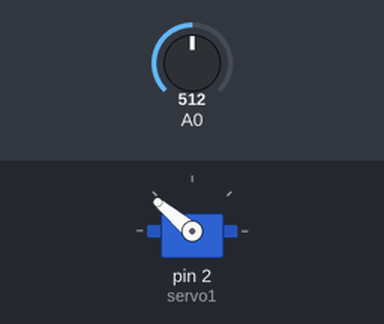
Bench run of a sketch on a simulated Arduino Uno, built with avr-gcc and run on an emulated ATmega328P. On the bench: servo. The inputs (shaded band) are chosen by the test bench; at power-on: A0 = 512.

Above: at 1.2 s.
1.3 s: A0 set to 716
At 2.4 s:
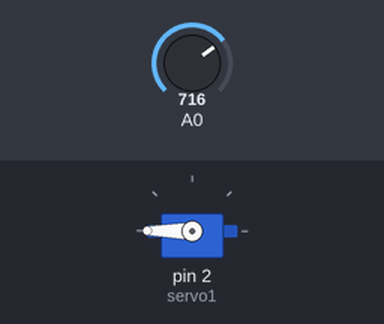
2.8 s: A0 set to 511
At 3.3 s:
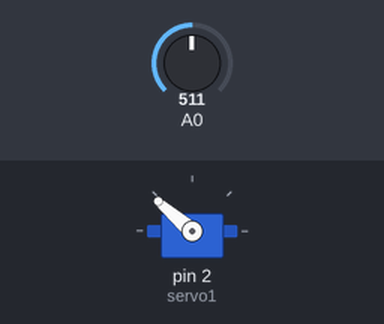
4.3 s: A0 set to 306
At 4.7 s:
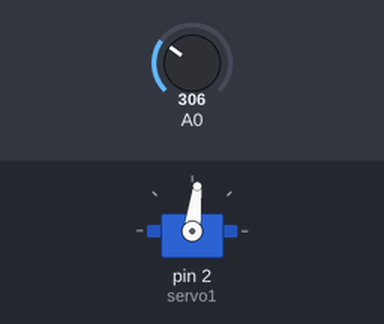
5.8 s: A0 set to 122
At 6.8 s:
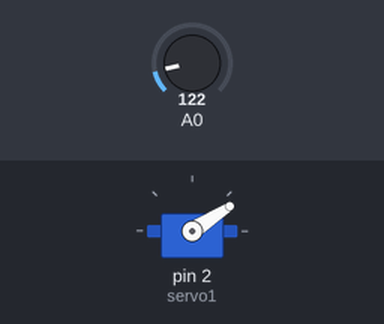
7.3 s: A0 set to 0
At 8.2 s:
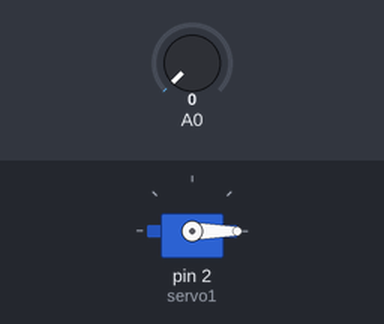
8.8 s: A0 set to 900
At 10.2 s:
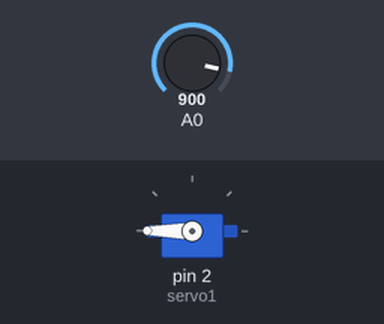
Timing chart, 0 to 11.3 s (numbered marks = the images above; inputs shaded):
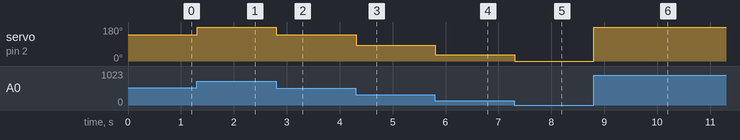

Measured:
- after the input at 1.3 s, servo on pin 2 (servo1): 140° → 180° at once
- after the input at 2.8 s, servo on pin 2 (servo1): 180° → 139° at once
- after the input at 4.3 s, servo on pin 2 (servo1): 139° → 83° at once
- after the input at 5.8 s, servo on pin 2 (servo1): 83° → 33° at once
- after the input at 7.3 s, servo on pin 2 (servo1): 33° → 0° at once
- after the input at 8.8 s, servo on pin 2 (servo1): 0° → 180° at once

The sketch:

surprising_vihelmo_jarv1__2_.ino
```cpp
#include <Servo.h>

// C++ code
//
Servo servo1;
void setup()
{
  servo1.attach(2);
}

void loop()
{
int pot1 = analogRead(A0);

  int acil = map (pot1,0,1023,0,280);

  servo1.write(acil);
  delay(15);
}
```
